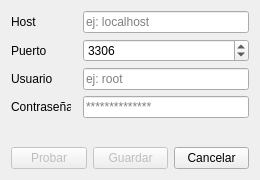
<?xml version="1.0" encoding="UTF-8"?>
<ui version="4.0">
 <class>DBConfig</class>
 <widget class="QDialog" name="DBConfig">
  <property name="windowModality">
   <enum>Qt::WindowModal</enum>
  </property>
  <property name="enabled">
   <bool>true</bool>
  </property>
  <property name="geometry">
   <rect>
    <x>0</x>
    <y>0</y>
    <width>260</width>
    <height>180</height>
   </rect>
  </property>
  <property name="minimumSize">
   <size>
    <width>260</width>
    <height>180</height>
   </size>
  </property>
  <property name="maximumSize">
   <size>
    <width>260</width>
    <height>180</height>
   </size>
  </property>
  <property name="windowTitle">
   <string>Base de Datos - Configuración</string>
  </property>
  <property name="windowIcon">
   <iconset resource="Icons.qrc">
    <normaloff>:/icon/logos ezequiel2_Mesa de trabajo 1.ico</normaloff>:/icon/logos ezequiel2_Mesa de trabajo 1.ico</iconset>
  </property>
  <property name="sizeGripEnabled">
   <bool>false</bool>
  </property>
  <property name="modal">
   <bool>true</bool>
  </property>
  <layout class="QGridLayout" name="gridLayout">
   <item row="1" column="2">
    <widget class="QSpinBox" name="inputPort">
     <property name="maximum">
      <number>999999</number>
     </property>
     <property name="value">
      <number>3306</number>
     </property>
    </widget>
   </item>
   <item row="2" column="2">
    <widget class="QLineEdit" name="inputUser">
     <property name="placeholderText">
      <string>ej: root</string>
     </property>
    </widget>
   </item>
   <item row="2" column="0">
    <widget class="QLabel" name="lblUser">
     <property name="text">
      <string>Usuario</string>
     </property>
    </widget>
   </item>
   <item row="1" column="0">
    <widget class="QLabel" name="lblPort">
     <property name="text">
      <string>Puerto</string>
     </property>
    </widget>
   </item>
   <item row="3" column="0">
    <widget class="QLabel" name="lblPassword">
     <property name="maximumSize">
      <size>
       <width>60</width>
       <height>22</height>
      </size>
     </property>
     <property name="text">
      <string>Contraseña</string>
     </property>
    </widget>
   </item>
   <item row="0" column="2">
    <widget class="QLineEdit" name="inputHostname">
     <property name="text">
      <string/>
     </property>
     <property name="echoMode">
      <enum>QLineEdit::Normal</enum>
     </property>
     <property name="placeholderText">
      <string>ej: localhost</string>
     </property>
    </widget>
   </item>
   <item row="5" column="0" colspan="3">
    <layout class="QGridLayout" name="gridLayout_2">
     <item row="0" column="1">
      <widget class="QPushButton" name="btnSave">
       <property name="enabled">
        <bool>false</bool>
       </property>
       <property name="text">
        <string>Guardar</string>
       </property>
      </widget>
     </item>
     <item row="0" column="2">
      <widget class="QPushButton" name="btnCancel">
       <property name="text">
        <string>Cancelar</string>
       </property>
      </widget>
     </item>
     <item row="0" column="0">
      <widget class="QPushButton" name="btnDBTest">
       <property name="enabled">
        <bool>false</bool>
       </property>
       <property name="text">
        <string>Probar</string>
       </property>
      </widget>
     </item>
    </layout>
   </item>
   <item row="3" column="2">
    <widget class="QLineEdit" name="inputPassword">
     <property name="echoMode">
      <enum>QLineEdit::Password</enum>
     </property>
     <property name="placeholderText">
      <string>**************</string>
     </property>
    </widget>
   </item>
   <item row="0" column="0">
    <widget class="QLabel" name="lblHost">
     <property name="text">
      <string>Host</string>
     </property>
    </widget>
   </item>
   <item row="4" column="0" colspan="3">
    <spacer name="verticalSpacer">
     <property name="orientation">
      <enum>Qt::Vertical</enum>
     </property>
     <property name="sizeHint" stdset="0">
      <size>
       <width>20</width>
       <height>40</height>
      </size>
     </property>
    </spacer>
   </item>
  </layout>
 </widget>
 <tabstops>
  <tabstop>inputHostname</tabstop>
  <tabstop>inputPort</tabstop>
  <tabstop>inputUser</tabstop>
  <tabstop>inputPassword</tabstop>
  <tabstop>btnDBTest</tabstop>
  <tabstop>btnSave</tabstop>
  <tabstop>btnCancel</tabstop>
 </tabstops>
 <resources>
  <include location="Icons.qrc"/>
 </resources>
 <connections/>
</ui>
